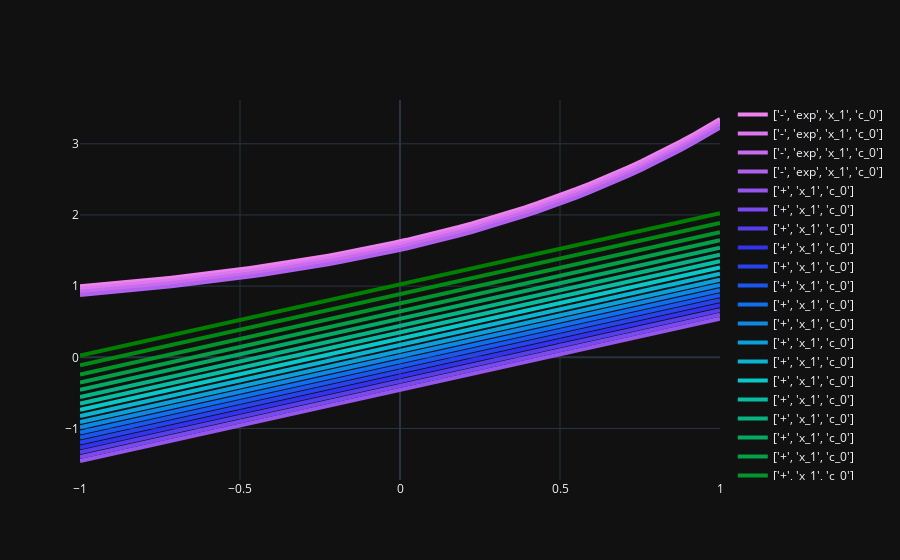

Source (notebook cell):
### Markdown cell above
### Plot interpolations

### Code cell
equation_1 = 'x_1*c_1'
equation_2 = 'x_1+c_1'
df, _ = get_interpolated_df(
    kind="classifier",
    model=autoencoder,
    equation_tree_dataset=dataset,
    latent_space_representation=latent_space_representation,
    equation_1=equation_1,
    equation_2=equation_2,
    c_1=-1.0,
    c_2=1.0,
    num_interpolations=20,
    assignment=(is_function, is_operator, is_variable, is_constant),
    classes=classes,
)
if len(df.values)> 0:
    fig = plot_interpolations(df, assignment=(is_function, is_operator, is_variable, is_constant))
    fig.show()
